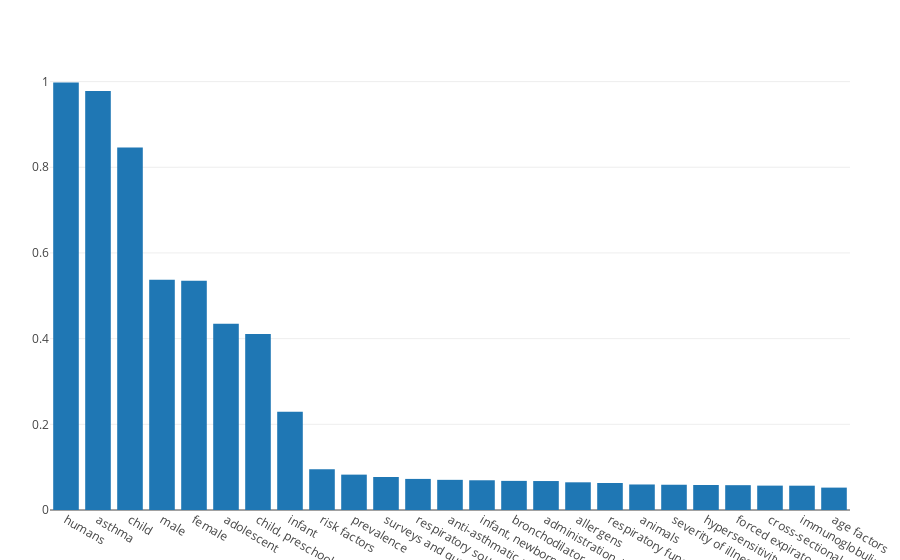

The notebook cell saved with this chart:
### Code cell
plot(bar(x=mesh_descrips_ped[1:25,:mesh_descriptor], y=mesh_descrips_ped[1:25,:freq]))

### Figure 1 — Plotly figure (JSON) as saved in the notebook; plotly's stock layout.template omitted (floating-point values rounded to 4 significant figures)
{"data": [{"y": [0.9979, 0.9779, 0.8463, 0.5377, 0.5351, 0.4346, 0.4109, 0.2296, 0.09498, 0.08256, 0.07705, 0.07257, 0.07039, 0.06941, 0.06797, 0.0676, 0.06464, 0.06303, 0.05958, 0.05896, 0.05839, 0.05793, 0.05691, 0.05674, 0.05226], "type": "bar", "x": ["humans", "asthma", "child", "male", "female", "adolescent", "child, preschool", "infant", "risk factors", "prevalence", "surveys and questionnaires", "respiratory sounds", "anti-asthmatic agents", "infant, newborn", "bronchodilator agents", "administration, inhalation", "allergens", "respiratory function tests", "animals", "severity of illness index", "hypersensitivity", "forced expiratory volume", "cross-sectional studies", "immunoglobulin e", "age factors"]}], "layout": {"margin": {"r": 50, "l": 50, "b": 50, "t": 60}}}
